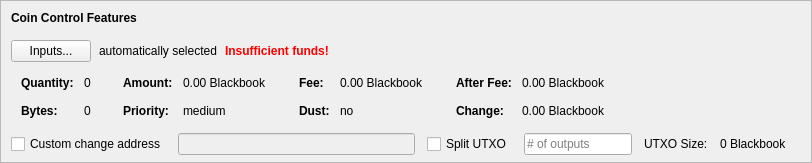
    <widget class="QFrame" name="frameCoinControl">
     <property name="sizePolicy">
      <sizepolicy hsizetype="Expanding" vsizetype="Expanding">
       <horstretch>0</horstretch>
       <verstretch>0</verstretch>
      </sizepolicy>
     </property>
     <property name="maximumSize">
      <size>
       <width>16777215</width>
       <height>16777215</height>
      </size>
     </property>
     <property name="frameShape">
      <enum>QFrame::StyledPanel</enum>
     </property>
     <property name="frameShadow">
      <enum>QFrame::Sunken</enum>
     </property>
     <layout class="QVBoxLayout" name="verticalLayoutCoinControl2">
      <property name="spacing">
       <number>0</number>
      </property>
      <property name="leftMargin">
       <number>0</number>
      </property>
      <property name="topMargin">
       <number>0</number>
      </property>
      <property name="rightMargin">
       <number>0</number>
      </property>
      <property name="bottomMargin">
       <number>6</number>
      </property>
      <item>
       <layout class="QVBoxLayout" name="verticalLayoutCoinControl" stretch="0,0,0,0,1">
        <property name="spacing">
         <number>0</number>
        </property>
        <property name="leftMargin">
         <number>10</number>
        </property>
        <property name="topMargin">
         <number>10</number>
        </property>
        <item>
         <layout class="QHBoxLayout" name="horizontalLayoutCoinControl1">
          <property name="bottomMargin">
           <number>15</number>
          </property>
          <item>
           <widget class="QLabel" name="labelCoinControlFeatures">
            <property name="sizePolicy">
             <sizepolicy hsizetype="Preferred" vsizetype="Maximum">
              <horstretch>0</horstretch>
              <verstretch>0</verstretch>
             </sizepolicy>
            </property>
            <property name="font">
             <font>
              <weight>75</weight>
              <bold>true</bold>
             </font>
            </property>
            <property name="styleSheet">
             <string notr="true">font-weight:bold;</string>
            </property>
            <property name="text">
             <string>Coin Control Features</string>
            </property>
           </widget>
          </item>
         </layout>
        </item>
        <item>
         <layout class="QHBoxLayout" name="horizontalLayoutCoinControl2" stretch="0,0,0,0">
          <property name="spacing">
           <number>8</number>
          </property>
          <property name="bottomMargin">
           <number>10</number>
          </property>
          <item>
           <widget class="QPushButton" name="pushButtonCoinControl">
            <property name="styleSheet">
             <string notr="true"/>
            </property>
            <property name="text">
             <string>Inputs...</string>
            </property>
            <property name="autoDefault">
             <bool>false</bool>
            </property>
           </widget>
          </item>
          <item>
           <widget class="QLabel" name="labelCoinControlAutomaticallySelected">
            <property name="text">
             <string>automatically selected</string>
            </property>
            <property name="margin">
             <number>5</number>
            </property>
           </widget>
          </item>
          <item>
           <widget class="QLabel" name="labelCoinControlInsuffFunds">
            <property name="font">
             <font>
              <weight>75</weight>
              <bold>true</bold>
             </font>
            </property>
            <property name="styleSheet">
             <string notr="true">color:red;font-weight:bold;</string>
            </property>
            <property name="text">
             <string>Insufficient funds!</string>
            </property>
            <property name="margin">
             <number>5</number>
            </property>
           </widget>
          </item>
          <item>
           <spacer name="horizontalSpacerCoinControl">
            <property name="orientation">
             <enum>Qt::Horizontal</enum>
            </property>
            <property name="sizeHint" stdset="0">
             <size>
              <width>40</width>
              <height>1</height>
             </size>
            </property>
           </spacer>
          </item>
         </layout>
        </item>
        <item>
         <widget class="QWidget" name="widgetCoinControl" native="true">
          <property name="sizePolicy">
           <sizepolicy hsizetype="Preferred" vsizetype="Preferred">
            <horstretch>0</horstretch>
            <verstretch>0</verstretch>
           </sizepolicy>
          </property>
          <property name="minimumSize">
           <size>
            <width>0</width>
            <height>0</height>
           </size>
          </property>
          <property name="styleSheet">
           <string notr="true"/>
          </property>
          <layout class="QHBoxLayout" name="horizontalLayoutCoinControl5">
           <property name="leftMargin">
            <number>0</number>
           </property>
           <property name="topMargin">
            <number>0</number>
           </property>
           <property name="rightMargin">
            <number>0</number>
           </property>
           <property name="bottomMargin">
            <number>0</number>
           </property>
           <item>
            <layout class="QHBoxLayout" name="horizontalLayoutCoinControl3" stretch="0,0,0,1">
             <property name="spacing">
              <number>20</number>
             </property>
             <property name="topMargin">
              <number>0</number>
             </property>
             <property name="bottomMargin">
              <number>10</number>
             </property>
             <item>
              <layout class="QFormLayout" name="formLayoutCoinControl1">
               <property name="horizontalSpacing">
                <number>10</number>
               </property>
               <property name="verticalSpacing">
                <number>14</number>
               </property>
               <property name="leftMargin">
                <number>10</number>
               </property>
               <property name="topMargin">
                <number>4</number>
               </property>
               <property name="rightMargin">
                <number>6</number>
               </property>
               <item row="0" column="0">
                <widget class="QLabel" name="labelCoinControlQuantityText">
                 <property name="font">
                  <font>
                   <weight>75</weight>
                   <bold>true</bold>
                  </font>
                 </property>
                 <property name="text">
                  <string>Quantity:</string>
                 </property>
                 <property name="margin">
                  <number>0</number>
                 </property>
                </widget>
               </item>
               <item row="0" column="1">
                <widget class="QLabel" name="labelCoinControlQuantity">
                 <property name="cursor">
                  <cursorShape>IBeamCursor</cursorShape>
                 </property>
                 <property name="contextMenuPolicy">
                  <enum>Qt::ActionsContextMenu</enum>
                 </property>
                 <property name="text">
                  <string notr="true">0</string>
                 </property>
                 <property name="margin">
                  <number>0</number>
                 </property>
                 <property name="textInteractionFlags">
                  <set>Qt::LinksAccessibleByMouse|Qt::TextSelectableByKeyboard|Qt::TextSelectableByMouse</set>
                 </property>
                </widget>
               </item>
               <item row="1" column="0">
                <widget class="QLabel" name="labelCoinControlBytesText">
                 <property name="font">
                  <font>
                   <weight>75</weight>
                   <bold>true</bold>
                  </font>
                 </property>
                 <property name="text">
                  <string>Bytes:</string>
                 </property>
                </widget>
               </item>
               <item row="1" column="1">
                <widget class="QLabel" name="labelCoinControlBytes">
                 <property name="cursor">
                  <cursorShape>IBeamCursor</cursorShape>
                 </property>
                 <property name="contextMenuPolicy">
                  <enum>Qt::ActionsContextMenu</enum>
                 </property>
                 <property name="text">
                  <string notr="true">0</string>
                 </property>
                 <property name="textInteractionFlags">
                  <set>Qt::LinksAccessibleByMouse|Qt::TextSelectableByKeyboard|Qt::TextSelectableByMouse</set>
                 </property>
                </widget>
               </item>
              </layout>
             </item>
             <item>
              <layout class="QFormLayout" name="formLayoutCoinControl2">
               <property name="horizontalSpacing">
                <number>10</number>
               </property>
               <property name="verticalSpacing">
                <number>14</number>
               </property>
               <property name="leftMargin">
                <number>6</number>
               </property>
               <property name="topMargin">
                <number>4</number>
               </property>
               <property name="rightMargin">
                <number>6</number>
               </property>
               <item row="0" column="0">
                <widget class="QLabel" name="labelCoinControlAmountText">
                 <property name="font">
                  <font>
                   <weight>75</weight>
                   <bold>true</bold>
                  </font>
                 </property>
                 <property name="text">
                  <string>Amount:</string>
                 </property>
                 <property name="margin">
                  <number>0</number>
                 </property>
                </widget>
               </item>
               <item row="0" column="1">
                <widget class="QLabel" name="labelCoinControlAmount">
                 <property name="cursor">
                  <cursorShape>IBeamCursor</cursorShape>
                 </property>
                 <property name="contextMenuPolicy">
                  <enum>Qt::ActionsContextMenu</enum>
                 </property>
                 <property name="text">
                  <string notr="true">0.00 Blackbook</string>
                 </property>
                 <property name="textInteractionFlags">
                  <set>Qt::LinksAccessibleByMouse|Qt::TextSelectableByKeyboard|Qt::TextSelectableByMouse</set>
                 </property>
                </widget>
               </item>
               <item row="1" column="0">
                <widget class="QLabel" name="labelCoinControlPriorityText">
                 <property name="font">
                  <font>
                   <weight>75</weight>
                   <bold>true</bold>
                  </font>
                 </property>
                 <property name="text">
                  <string>Priority:</string>
                 </property>
                </widget>
               </item>
               <item row="1" column="1">
                <widget class="QLabel" name="labelCoinControlPriority">
                 <property name="cursor">
                  <cursorShape>IBeamCursor</cursorShape>
                 </property>
                 <property name="contextMenuPolicy">
                  <enum>Qt::ActionsContextMenu</enum>
                 </property>
                 <property name="text">
                  <string>medium</string>
                 </property>
                 <property name="textInteractionFlags">
                  <set>Qt::LinksAccessibleByMouse|Qt::TextSelectableByKeyboard|Qt::TextSelectableByMouse</set>
                 </property>
                </widget>
               </item>
              </layout>
             </item>
             <item>
              <layout class="QFormLayout" name="formLayoutCoinControl3">
               <property name="horizontalSpacing">
                <number>10</number>
               </property>
               <property name="verticalSpacing">
                <number>14</number>
               </property>
               <property name="leftMargin">
                <number>6</number>
               </property>
               <property name="topMargin">
                <number>4</number>
               </property>
               <property name="rightMargin">
                <number>6</number>
               </property>
               <item row="0" column="0">
                <widget class="QLabel" name="labelCoinControlFeeText">
                 <property name="font">
                  <font>
                   <weight>75</weight>
                   <bold>true</bold>
                  </font>
                 </property>
                 <property name="text">
                  <string>Fee:</string>
                 </property>
                 <property name="margin">
                  <number>0</number>
                 </property>
                </widget>
               </item>
               <item row="0" column="1">
                <widget class="QLabel" name="labelCoinControlFee">
                 <property name="cursor">
                  <cursorShape>IBeamCursor</cursorShape>
                 </property>
                 <property name="contextMenuPolicy">
                  <enum>Qt::ActionsContextMenu</enum>
                 </property>
                 <property name="text">
                  <string notr="true">0.00 Blackbook</string>
                 </property>
                 <property name="textInteractionFlags">
                  <set>Qt::LinksAccessibleByMouse|Qt::TextSelectableByKeyboard|Qt::TextSelectableByMouse</set>
                 </property>
                </widget>
               </item>
               <item row="1" column="0">
                <widget class="QLabel" name="labelCoinControlLowOutputText">
                 <property name="font">
                  <font>
                   <weight>75</weight>
                   <bold>true</bold>
                  </font>
                 </property>
                 <property name="text">
                  <string>Dust:</string>
                 </property>
                </widget>
               </item>
               <item row="1" column="1">
                <widget class="QLabel" name="labelCoinControlLowOutput">
                 <property name="cursor">
                  <cursorShape>IBeamCursor</cursorShape>
                 </property>
                 <property name="contextMenuPolicy">
                  <enum>Qt::ActionsContextMenu</enum>
                 </property>
                 <property name="text">
                  <string>no</string>
                 </property>
                 <property name="textInteractionFlags">
                  <set>Qt::LinksAccessibleByMouse|Qt::TextSelectableByKeyboard|Qt::TextSelectableByMouse</set>
                 </property>
                </widget>
               </item>
              </layout>
             </item>
             <item>
              <layout class="QFormLayout" name="formLayoutCoinControl4">
               <property name="horizontalSpacing">
                <number>10</number>
               </property>
               <property name="verticalSpacing">
                <number>14</number>
               </property>
               <property name="leftMargin">
                <number>6</number>
               </property>
               <property name="topMargin">
                <number>4</number>
               </property>
               <property name="rightMargin">
                <number>6</number>
               </property>
               <item row="0" column="0">
                <widget class="QLabel" name="labelCoinControlAfterFeeText">
                 <property name="font">
                  <font>
                   <weight>75</weight>
                   <bold>true</bold>
                  </font>
                 </property>
                 <property name="text">
                  <string>After Fee:</string>
                 </property>
                 <property name="margin">
                  <number>0</number>
                 </property>
                </widget>
               </item>
               <item row="0" column="1">
                <widget class="QLabel" name="labelCoinControlAfterFee">
                 <property name="cursor">
                  <cursorShape>IBeamCursor</cursorShape>
                 </property>
                 <property name="contextMenuPolicy">
                  <enum>Qt::ActionsContextMenu</enum>
                 </property>
                 <property name="text">
                  <string notr="true">0.00 Blackbook</string>
                 </property>
                 <property name="textInteractionFlags">
                  <set>Qt::LinksAccessibleByMouse|Qt::TextSelectableByKeyboard|Qt::TextSelectableByMouse</set>
                 </property>
                </widget>
               </item>
               <item row="1" column="0">
                <widget class="QLabel" name="labelCoinControlChangeText">
                 <property name="font">
                  <font>
                   <weight>75</weight>
                   <bold>true</bold>
                  </font>
                 </property>
                 <property name="text">
                  <string>Change:</string>
                 </property>
                </widget>
               </item>
               <item row="1" column="1">
                <widget class="QLabel" name="labelCoinControlChange">
                 <property name="cursor">
                  <cursorShape>IBeamCursor</cursorShape>
                 </property>
                 <property name="contextMenuPolicy">
                  <enum>Qt::ActionsContextMenu</enum>
                 </property>
                 <property name="text">
                  <string notr="true">0.00 Blackbook</string>
                 </property>
                 <property name="textInteractionFlags">
                  <set>Qt::LinksAccessibleByMouse|Qt::TextSelectableByKeyboard|Qt::TextSelectableByMouse</set>
                 </property>
                </widget>
               </item>
              </layout>
             </item>
            </layout>
           </item>
          </layout>
         </widget>
        </item>
        <item>
         <layout class="QHBoxLayout" name="horizontalLayoutCoinControl4" stretch="0,0,0,0,0,0,0">
          <property name="spacing">
           <number>12</number>
          </property>
          <property name="sizeConstraint">
           <enum>QLayout::SetDefaultConstraint</enum>
          </property>
          <property name="topMargin">
           <number>5</number>
          </property>
          <property name="rightMargin">
           <number>5</number>
          </property>
          <item>
           <widget class="QCheckBox" name="checkBoxCoinControlChange">
            <property name="toolTip">
             <string>If this is activated, but the change address is empty or invalid, change will be sent to a newly generated address.</string>
            </property>
            <property name="text">
             <string>Custom change address</string>
            </property>
           </widget>
          </item>
          <item>
           <widget class="QValidatedLineEdit" name="lineEditCoinControlChange">
            <property name="enabled">
             <bool>false</bool>
            </property>
            <property name="sizePolicy">
             <sizepolicy hsizetype="Expanding" vsizetype="Fixed">
              <horstretch>0</horstretch>
              <verstretch>0</verstretch>
             </sizepolicy>
            </property>
           </widget>
          </item>
          <item>
           <widget class="QCheckBox" name="splitBlockCheckBox">
            <property name="text">
             <string>Split UTXO</string>
            </property>
           </widget>
          </item>
          <item>
           <widget class="QLineEdit" name="splitBlockLineEdit">
            <property name="sizePolicy">
             <sizepolicy hsizetype="Fixed" vsizetype="Fixed">
              <horstretch>50</horstretch>
              <verstretch>0</verstretch>
             </sizepolicy>
            </property>
            <property name="placeholderText">
             <string># of outputs</string>
            </property>
           </widget>
          </item>
          <item>
           <widget class="QLabel" name="labelBlockSizeText">
            <property name="text">
             <string>UTXO Size:</string>
            </property>
           </widget>
          </item>
          <item>
           <widget class="QLabel" name="labelBlockSize">
            <property name="text">
             <string>0 Blackbook</string>
            </property>
           </widget>
          </item>
          <item>
           <widget class="QLabel" name="labelCoinControlChangeLabel">
            <property name="sizePolicy">
             <sizepolicy hsizetype="Preferred" vsizetype="Expanding">
              <horstretch>0</horstretch>
              <verstretch>0</verstretch>
             </sizepolicy>
            </property>
            <property name="minimumSize">
             <size>
              <width>0</width>
              <height>0</height>
             </size>
            </property>
            <property name="text">
             <string/>
            </property>
            <property name="margin">
             <number>3</number>
            </property>
           </widget>
          </item>
         </layout>
        </item>
        <item>
         <spacer name="verticalSpacerCoinControl">
          <property name="orientation">
           <enum>Qt::Vertical</enum>
          </property>
          <property name="sizeHint" stdset="0">
           <size>
            <width>800</width>
            <height>1</height>
           </size>
          </property>
         </spacer>
        </item>
       </layout>
      </item>
     </layout>
    </widget>
